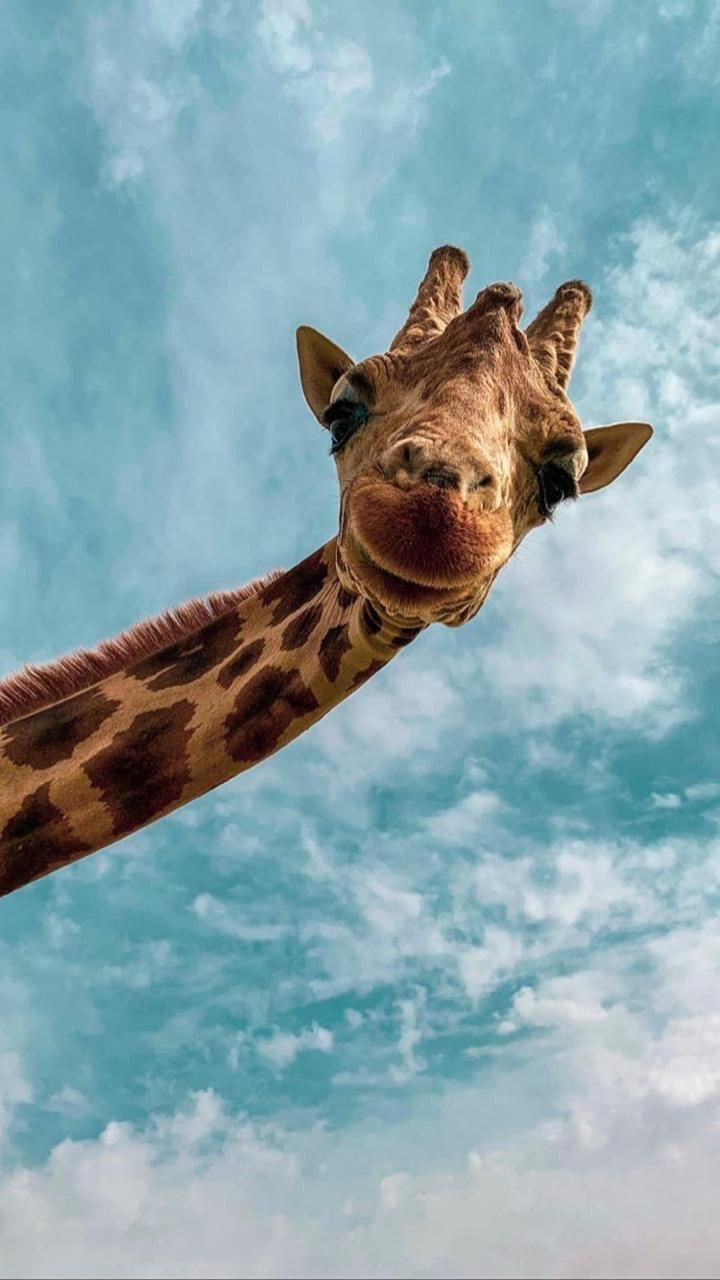
#> input picture merve.jpeg, 720 x 1280 px
$ python task12.py
#> lines starting #> are read from the running program, lines starting #| are printed output that depends on the picture; after the words box and inside, x2 and y2 are one past the last pixel; in counts of white or black regions, pixels touching at a corner belong together
import cv2 as cv
import numpy as np
import numpy as np
import cv2
import cv2
import sys
from PIL.Image import Image

im = cv2.imread('merve.jpeg')
#> im is the input picture: shape (1280, 720, 3); mean B, G, R 170.1, 163.5, 137.1


def menu():

    x = ""
    while x != "6":
        print("Hit Or Miss  -->  PRESS 1 ")
        print("Dilation Filter -->  PRES 2 ")
        print("Erosion Image --> PRESS 3 ")
        print("Opening Image --> PRESS 4 ")
        print("Closing Image --> PRESS 5")
        print("To exit press 6")
        x = input("Please select one of them")
#> the answer given: 1

        if x == "1":
            F1()
        elif x == "2":
            F2()
        elif x == "3":
            F3()
        elif x == "4":
            F4()
        elif x == "5":
            F5()
        elif x == "6":
            print("Good bye!")
            break
        else:
            print("TRY AGAIN!")
def F1():
    input_image = np.array((
        [0, 0, 0, 0, 0, 0, 0, 0],
        [0, 255, 255, 255, 0, 0, 0, 255],
        [0, 255, 255, 255, 0, 0, 0, 0],
        [0, 255, 255, 255, 0, 255, 0, 0],
        [0, 0, 255, 0, 0, 0, 0, 0],
        [0, 0, 255, 0, 0, 255, 255, 0],
        [0, 255, 0, 255, 0, 0, 255, 0],
        [0, 255, 255, 255, 0, 0, 0, 0]), dtype="uint8")
    kernel = np.array((
        [0, 1, 0],
        [1, -1, 1],
        [0, 1, 0]), dtype="int")
    output_image = cv.morphologyEx(input_image, cv.MORPH_HITMISS, kernel)
    rate = 50
    kernel = (kernel + 1) * 127
    kernel = np.uint8(kernel)
    kernel = cv.resize(kernel, None, fx=rate, fy=rate, interpolation=cv.INTER_NEAREST)
    cv.imshow("kernel", kernel)
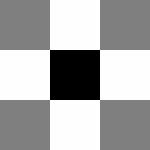
#> window 'kernel': shape (150, 150); min 0, max 254, mean 169.3
    cv.moveWindow("kernel", 0, 0)
    input_image = cv.resize(input_image, None, fx=rate, fy=rate, interpolation=cv.INTER_NEAREST)
    cv.imshow("Original", input_image)
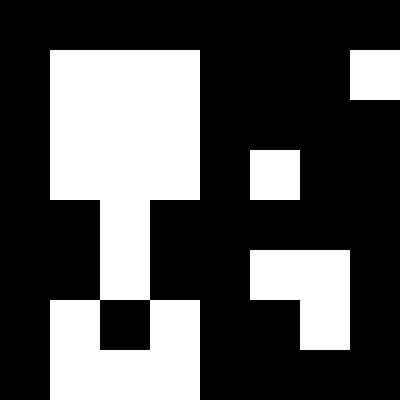
#> window 'Original': shape (400, 400); 32.8% white; 4 white regions, box (x1, y1, x2, y2) and area: (50, 50, 200, 400) 40000, (250, 250, 350, 350) 7500, (350, 50, 400, 100) 2500, (250, 150, 300, 200) 2500
    cv.moveWindow("Original", 0, 200)
    output_image = cv.resize(output_image, None, fx=rate, fy=rate, interpolation=cv.INTER_NEAREST)
    cv.imshow("Hit or Miss", output_image)
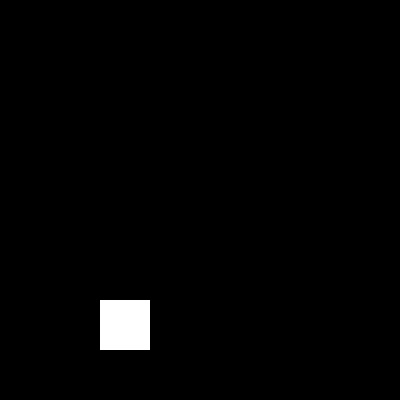
#> window 'Hit or Miss': shape (400, 400); 1.6% white; 1 white region, box (x1, y1, x2, y2) and area: (100, 300, 150, 350) 2500
    cv.moveWindow("Hit or Miss", 500, 200)
    cv.waitKey(0)
    cv.destroyAllWindows()


def F2():
    img=cv2.imread('merve.jpeg',1)
    cv2.imshow('Orginal',img)
    kernel=np.ones((5,5),'uint8')
    dilate_img=cv2.dilate(img,kernel,iterations=1)
    cv2.imshow('Dilated Image', dilate_img)
    cv2.waitKey(0)

def F3():
    img = cv2.imread('merve.jpeg', 0)
    kernel = np.ones((5, 5), np.uint8)
    erosion = cv2.erode(img,kernel,iterations = 1)
    cv2.imshow('Orginal Image', img)
    cv2.imshow('Erosion Image', erosion)
    cv2.waitKey(0)
def F4():
    img = cv2.imread('merve.jpeg', 0)
    kernel = np.ones((5, 5), np.uint8)
    opening = cv2.morphologyEx(img, cv2.MORPH_OPEN, kernel)
    cv2.imshow('Orginal Image', img)
    cv2.imshow('Opening Image', opening)
    cv2.waitKey(0)
def F5():
    img = cv2.imread('merve.jpeg', 0)
    kernel = np.ones((5, 5), np.uint8)
    closing = cv2.morphologyEx(img, cv2.MORPH_CLOSE, kernel)
    cv2.imshow('Orginal Image', img)
    cv2.imshow('Closing Image', closing)
    cv2.waitKey(0)
#> (the run stopped early here; a loop or call above may not have finished)
